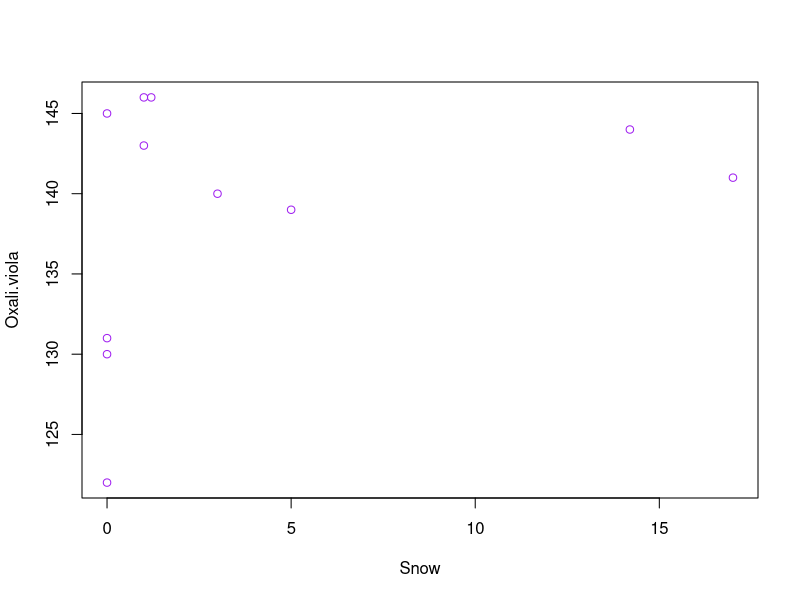

The R script that drew this image:
# Flowering day and snow depth analysis for single species



remove(list = ls())


SD <- read.csv( file = "Data/March_snow.csv", 
                header = T, stringsAsFactors = F)
P1 <- read.csv( file = "Data/common_species.csv",
                header = T, stringsAsFactors = F)



# create storage matrix for AIC values
snowdim <- dim(SD)[2]
AIC.Oxali.viola <- matrix(NA,snowdim) 


#loop through all 'i' possible DU sets and extract AIC values
for(i in 1:snowdim){AIC.Oxali.viola[i,] <- AIC(lm(P1$Oxali.viola~SD[,i]))}  
#calculate delta-AICs
DeltaAIC.Oxali.viola<-AIC.Oxali.viola-min(AIC.Oxali.viola) 
#best fitting model
best.Oxali.viola <- which(DeltaAIC.Oxali.viola==0, arr.ind = T)  
#which SD is it?
colnames(SD)[best.Oxali.viola[1]] 

# make scatter plot of plant FFD vs snow depth on optimal day
plot(P1$Oxali.viola~SD$X25,xlab="Snow",ylab="Oxali.viola",col="purple")


